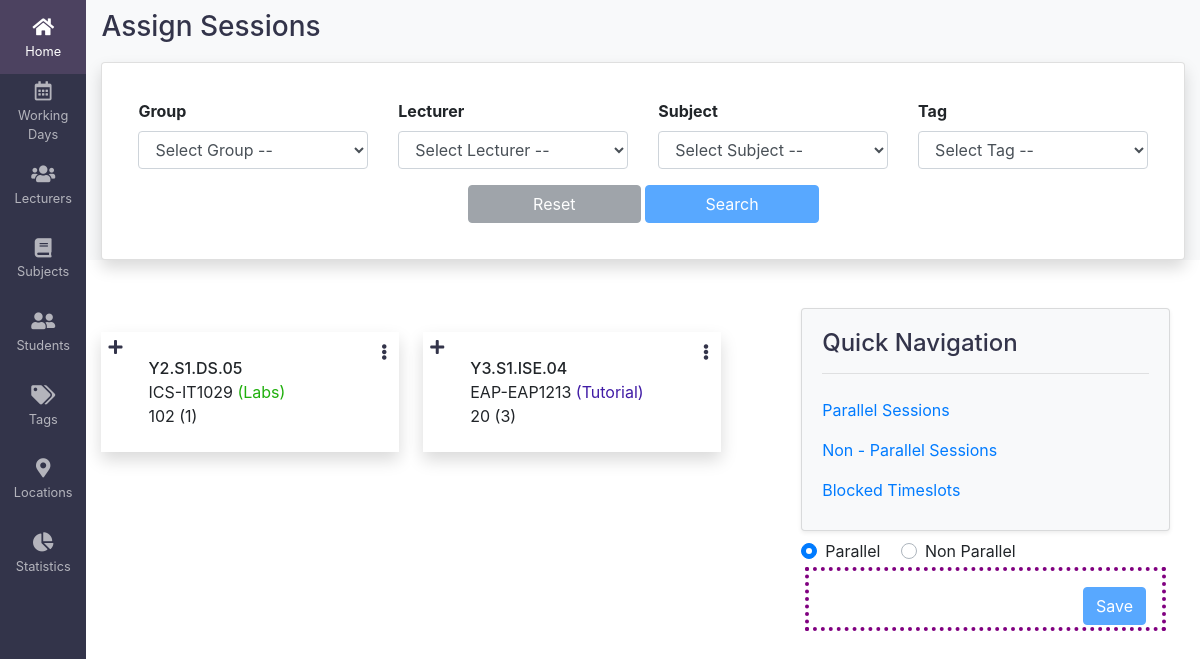
Before: /sessions/assign with the older database file.
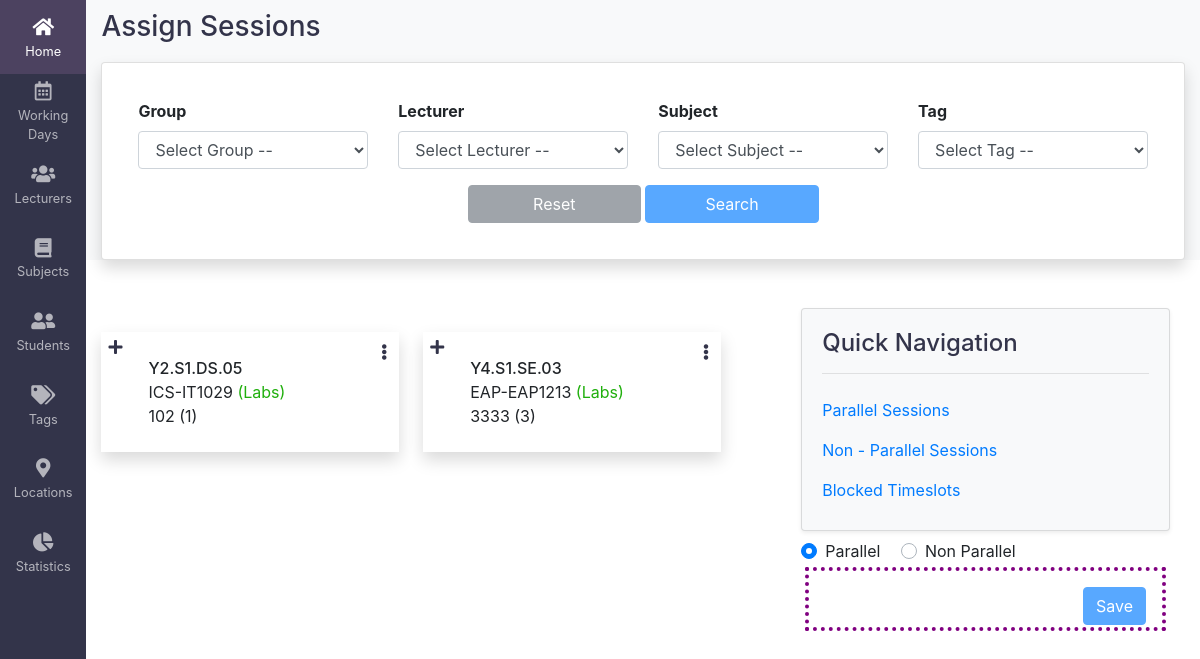
After: the same page with the newer database file.
### timetable/models.py (models this page shows, shortened)
class Session(models.Model):
    lecturers = models.ManyToManyField(Lecturer)
    subject = models.ForeignKey(Subjects, on_delete=models.CASCADE)
    tag = models.ForeignKey(Tags, on_delete=models.CASCADE)
    group_id = models.ForeignKey(Group, on_delete=models.CASCADE)
    subgroup_id = models.ForeignKey(
        Subgroup, on_delete=models.CASCADE, null=True, blank=True)
    student_count = models.IntegerField(default=1)
    duration = models.IntegerField(default=1)
    consecutive_session = models.ForeignKey(
        'self', on_delete=models.CASCADE, null=True, blank=True)

class Group(models.Model):
    academic_year_semester = models.ForeignKey(
        AcademicYearSemester, on_delete=models.CASCADE)
    programme = models.ForeignKey(Programme, on_delete=models.CASCADE)
    group_no = models.CharField(max_length=2)
    student_count = models.IntegerField(null=True, blank=True)
    generated_group = models.CharField(max_length=100, blank=True, null=True)
    class Meta:
        constraints = [
            models.UniqueConstraint(
                fields=['academic_year_semester', 'programme', 'group_no'], name='student_details')
        ]

class Subjects(models.Model):
    offeredYear = models.CharField(max_length=4, blank=True)
    offeredSemester = models.CharField(max_length=100, blank=True)
    subjectName = models.CharField(max_length=100, blank=True)
    subjectCode = models.CharField(max_length=10, blank=True)
    noLecHours = models.IntegerField(blank=True, null=True)
    noTutHours = models.IntegerField(blank=True, null=True)
    noLabHours = models.IntegerField(blank=True, null=True)
    noEveHours = models.IntegerField(blank=True, null=True)
    objects = models.Manager()

class Tags(models.Model):
    label = models.CharField(max_length=25, unique=True)
    color = models.CharField(max_length=25, unique=True)

### timetable/views.py (the view)
# urls.py: path('sessions/assign', views.AssignSessionsView.as_view(),
class AssignSessionsView(generic.ListView):
    model = Session1
    context_object_name = 'session_list'
    template_name = 'sessions/assign-sessions.html'
    def get_queryset(self):
        return Session1.objects.all()
    def get_context_data(self, **kwargs):
        context = super().get_context_data(**kwargs)
        context['tags_list'] = Tags.objects.all()
        context['subject_list'] = Subjects1.objects.all()
        context['lecturer_list'] = Lecturer1.objects.all()
        context['work_days'] = WorkingDays.objects.all()
        context['group_list'] = Group.objects.exclude(generated_group=None)
        return context

### template/sessions/assign-sessions.html (shortened to what the changed rows need)
{% extends 'base.html' %}
{% block content %}
<div class="container-fluid main bg-light">
    <div class="container-fluid">
        <div class="left">
            <div class="row" id="sessions_list_id">
                {% for session in session_list %}
                <div class="bg-white col-5 shadow text-black my-4 mr-4 some" id="{{session.id}}">
                    <div class="all_icons">
                        <i class="fas fa-plus topcornerleft add_icon"  data-toggle="tool-tip" title="Assign Session"></i>
                        <i class="fas fa-ellipsis-v topcornerright hamburger_icon dropdown">
                        </i>
                    </div>
                    <div class="pt-4 pl-4 pr-2 pb-2 m-2">
                        {% if session.group_id %}
                            <p style="font-weight: 500; ">{{ session.group_id.generated_group}}</p>
                        {% else %}
                            <p>{{ session.subgroup_id.generated_subgroup}}</p>
                        {% endif %}
                        <p>{{ session.subject.subjectName}}-{{ session.subject.subjectCode}} <span style="color:{{session.tag.color}};">({{ session.tag.label}})</span></p>
                        <p>{{ session.student_count}} ({{ session.duration}})</p>
                    </div>
                </div>
                {% endfor%}
            </div>
        </div>
    </div>
</div>
{% endblock content %}

Changed rows visible on the page:
removed Session: group_id.generated_group "Y3.S1.ISE.04", subject.subjectName "EAP", subject.subjectCode "EAP1213", tag.label "Tutorial", student_count "20", duration "3"
added Session: group_id.generated_group "Y4.S1.SE.03", subject.subjectName "EAP", subject.subjectCode "EAP1213", tag.label "Labs", student_count "3333", duration "3"
